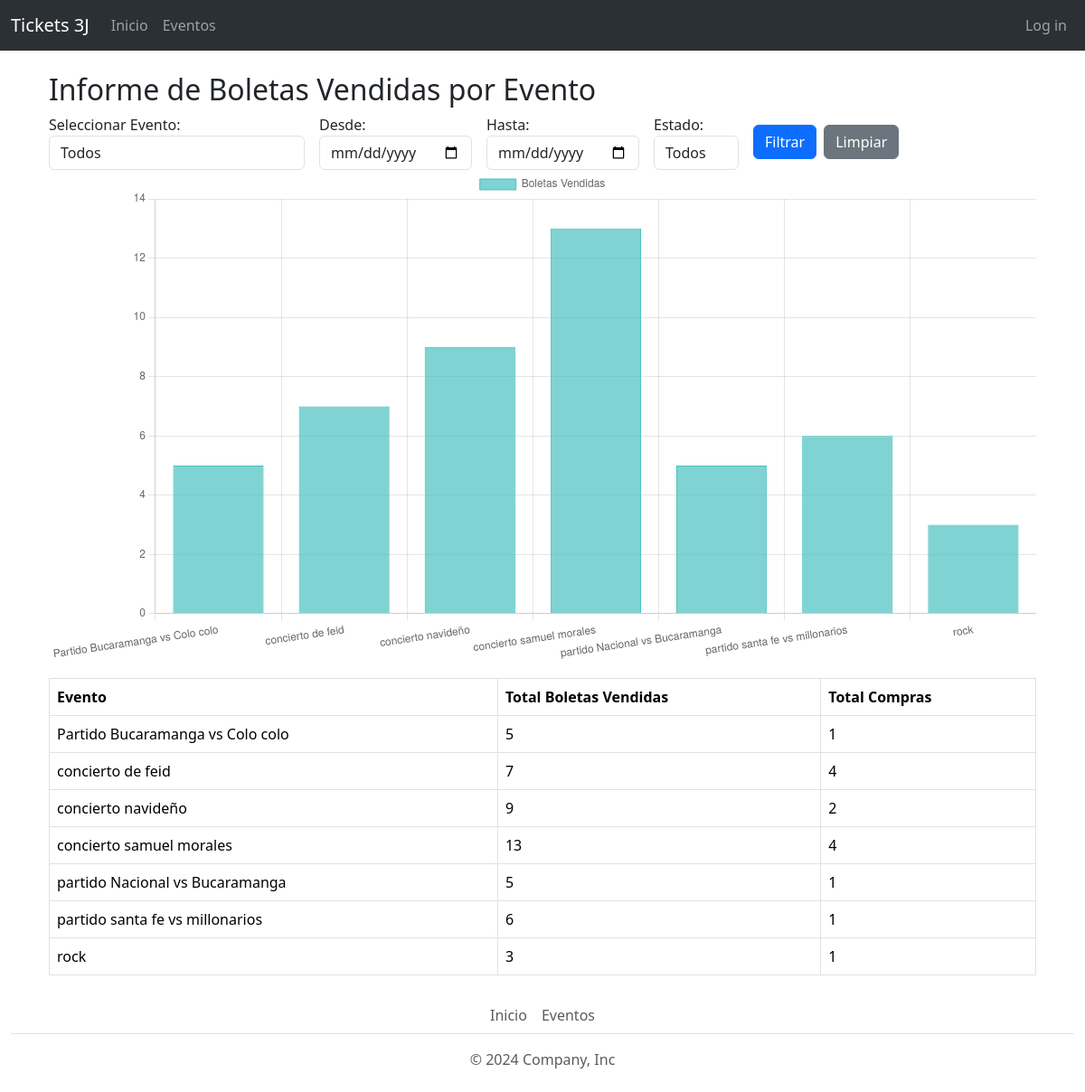
The page /boletas/reportes/eventos/ on the database its author committed.
### eventos/models.py (models this page shows, shortened)
class Evento(models.Model):
    nombre = models.CharField(max_length=200)
    descripcion = models.TextField()
    fecha = models.DateTimeField()
    lugar = models.CharField(max_length=200)
    tipo = models.CharField(max_length=50)
    total_boletas = models.PositiveIntegerField()  # Total de boletas para el evento
    imagen = models.FileField(upload_to="eventos/", null=True, blank=True)
    activo = models.BooleanField(default=True)

### boletas/views.py (the view, shortened to what this page needs)
# urls.py: path('reportes/eventos/', views.reporte_eventos, name='reporte_eventos'),
def reporte_eventos(request):
    eventos = Evento.objects.all().order_by('nombre')
    evento_id = request.GET.get('evento')
    fecha_inicio = request.GET.get('fecha_inicio')
    fecha_fin = request.GET.get('fecha_fin')
    estado = request.GET.get('estado')
    if estado == 'activo':
        eventos = eventos.filter(activo=True)
    elif estado == 'inactivo':
        eventos = eventos.filter(activo=False)
    resumen = Compra.objects.filter(evento__in=eventos).values('evento__nombre', 'evento__id')
    if evento_id:
        resumen = resumen.filter(evento__id=evento_id)
    resumen = resumen.annotate(total_boletas=Sum('cantidad'), total_compras=Count('id'))
    if evento_id:
        usuarios = Compra.objects.filter(evento__id=evento_id)
        if fecha_inicio and fecha_fin:
            usuarios = usuarios.filter(fecha__range=[fecha_inicio, fecha_fin])
        usuarios = usuarios.select_related('usuario')
    else:
        usuarios = None
    return render(request, 'reporte_eventos.html', {
        'resumen': resumen,
        'eventos': eventos,
        'usuarios': usuarios,
        'evento_seleccionado': int(evento_id) if evento_id else None,
        'fecha_inicio': fecha_inicio,
        'fecha_fin': fecha_fin,
        'estado_seleccionado': estado
    })

### boletas/templates/reporte_eventos.html (shortened to what this page needs)
{% extends 'base.html' %}
{% block content %}
<div class="container mt-4">
    <h2>Informe de Boletas Vendidas por Evento</h2>
    <form method="get" class="row g-3 align-items-center">
        <div class="col-auto">
            <label for="evento">Seleccionar Evento:</label>
            <select name="evento" id="evento" class="form-control">
                <option value="">Todos</option>
            </select>
        </div>
        <div class="col-auto">
            <label for="fecha_inicio">Desde:</label>
            <input type="date" name="fecha_inicio" class="form-control" value="{{ fecha_inicio }}">
        </div>
        <div class="col-auto">
            <label for="fecha_fin">Hasta:</label>
            <input type="date" name="fecha_fin" class="form-control" value="{{ fecha_fin }}">
        </div>
        <div class="col-auto">
            <label for="estado">Estado:</label>
            <select name="estado" id="estado" class="form-control" onchange="this.form.submit()">
                <option value="">Todos</option>
            </select>
        </div>
        <div class="col-auto d-flex align-items-end">
            <button type="submit" class="btn btn-primary me-2">Filtrar</button>
            <a href="{% url 'reporte_eventos' %}" class="btn btn-secondary">Limpiar</a>
        </div>
    </form>
    {% if resumen %}
    <canvas id="graficoEventos" width="400" height="200"></canvas>
    {% else %}
    <div class="alert alert-warning mt-3" role="alert">
        No hay datos disponibles para generar la gráfica.
    </div>
    {% endif %}
    <table class="table table-bordered table-hover mt-3">
        <thead>
            <tr>
                <th>Evento</th>
                <th>Total Boletas Vendidas</th>
                <th>Total Compras</th>
            </tr>
        </thead>
        <tbody>
            {% for item in resumen %}
            <tr>
                <td>{{ item.evento__nombre }}</td>
                <td>{{ item.total_boletas }}</td>
                <td>{{ item.total_compras }}</td>
            </tr>
            {% endfor %}
        </tbody>
    </table>
</div>
{% if resumen %}
<script>
    const labels = [{% for item in resumen %}"{{ item.evento__nombre }}"{% if not forloop.last %}, {% endif %}{% endfor %}];
    const data = {
        labels: labels,
        datasets: [{
            label: 'Boletas Vendidas',
            data: [{% for item in resumen %}{{ item.total_boletas|default:0 }}{% if not forloop.last %}, {% endif %}{% endfor %}],
            backgroundColor: 'rgba(75, 192, 192, 0.7)',
            borderColor: 'rgba(75, 192, 192, 1)',
            borderWidth: 1
        }]
    };
    const config = {
        type: 'bar',
        data: data,
        options: {
            responsive: true,
            plugins: {
                legend: {
                    display: true
                }
            },
            scales: {
                y: {
                    beginAtZero: true
                }
            }
        }
    };
    new Chart(document.getElementById('graficoEventos'), config);
</script>
{% endif %}
{% endblock %}

### rows shown on the page
Evento: evento__nombre "concierto de feid", total_boletas "7", total_compras "4"
Evento: evento__nombre "concierto navideño", total_boletas "9", total_compras "2"
Evento: evento__nombre "rock", total_boletas "3", total_compras "1"

### other values the page prints
{{ item.evento__nombre }} "Partido Bucaramanga vs Colo colo" "concierto samuel morales" "partido Nacional vs Bucaramanga" "partido santa fe vs millonarios"
{{ item.total_boletas }} "5" "13" "5" "6"
{{ item.total_compras }} "1" "4" "1" "1"
chart data {{ item.evento__nombre }} Partido Bucaramanga vs Colo colo, concierto de feid, concierto navideño, concierto samuel morales, partido Nacional vs Bucaramanga, partido santa fe vs millonarios, rock
chart data {{ item.total_boletas|default:0 }} 5, 7, 9, 13, 5, 6, 3
